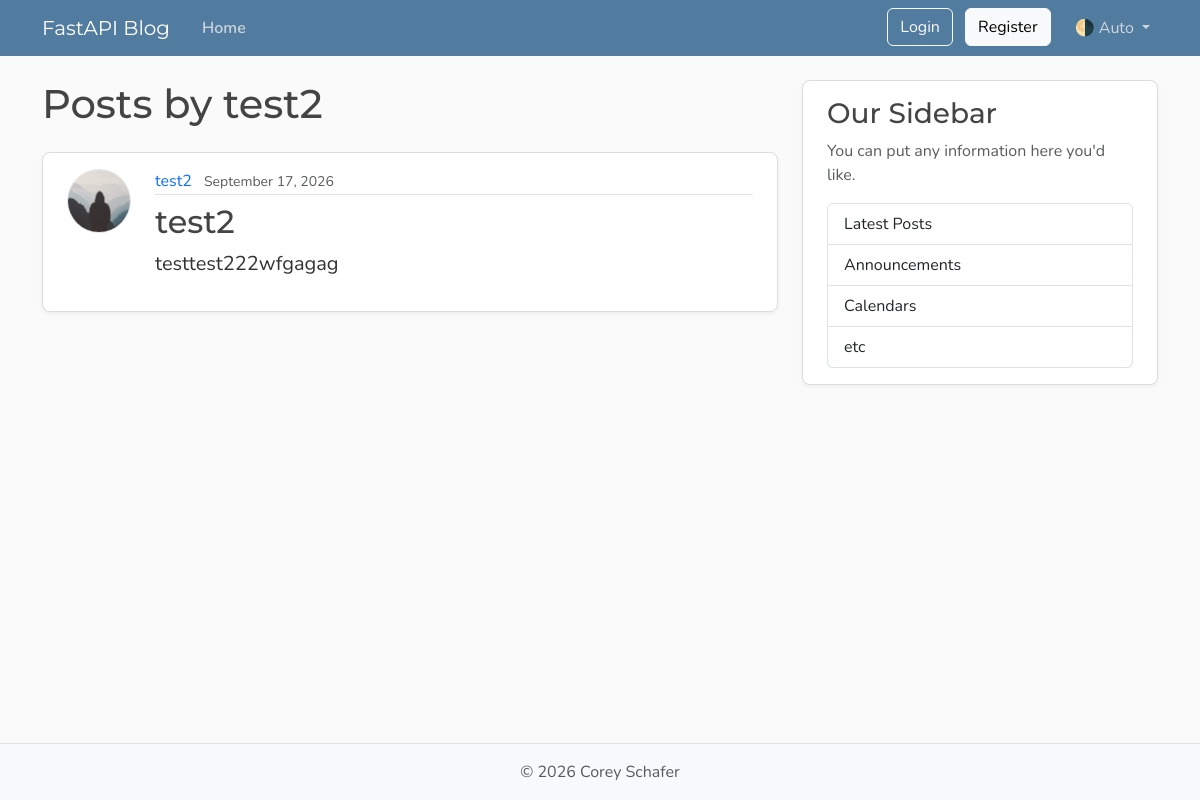
Screenshot of /users/2/posts with the database file from the repository.
### models.py (models this page shows, shortened)
class User(Base):
    __tablename__ = "users"
    id: Mapped[int] = mapped_column(Integer, primary_key=True, index=True)
    username: Mapped[str] = mapped_column(String(50), unique=True, nullable=False)
    email: Mapped[str] = mapped_column(String(120), unique=True, nullable=False)
    password_hash: Mapped[str] = mapped_column(String(200), nullable=False)
    image_file: Mapped[str | None] = mapped_column(
        String(200),
        nullable=True,
        default=None,
    )
    posts: Mapped[list[Post]] = relationship(back_populates="author", cascade="all, delete-orphan")

class Post(Base):
    __tablename__ = "posts"
    id: Mapped[int] = mapped_column(Integer, primary_key=True, index=True)
    title: Mapped[str] = mapped_column(String(100), nullable=False)
    content: Mapped[str] = mapped_column(Text, nullable=False)
    user_id: Mapped[int] = mapped_column(
        ForeignKey("users.id"),
        nullable=False,
        index=True,
    )
    date_posted: Mapped[datetime] = mapped_column(
        DateTime(timezone=True),
        default=lambda: datetime.now(UTC),
    )
    author: Mapped[User] = relationship(back_populates="posts")

### main.py (the view)
@app.get("/users/{user_id}/posts", include_in_schema=False, name="user_posts")
async def user_posts_page(
    request: Request,
    user_id: int,
    db: Annotated[AsyncSession, Depends(get_db)],
):
    result = await db.execute(select(models.User).where(models.User.id == user_id))
    user = result.scalars().first()
    if not user:
        raise HTTPException(
            status_code=status.HTTP_404_NOT_FOUND,
            detail="User not found",
        )
    result = await db.execute(
        select(models.Post)
        .options(selectinload(models.Post.author))
        .where(models.Post.user_id == user_id)
        .order_by(models.Post.date_posted.desc()),
    )
    posts = result.scalars().all()
    return templates.TemplateResponse(
        request,
        "user_posts.html",
        {"posts": posts, "user": user, "title": f"{user.username}'s Posts"},
    )

### templates/user_posts.html
{% extends "layout.html" %}
{% block content %}
  <h1 class="mb-4">Posts by {{ user.username }}</h1>
  {% for post in posts %}
    <article class="content-section py-3 px-4 mb-4">
      <div class="d-flex align-items-start gap-4">
        <img class="rounded-circle article-img flex-shrink-0"
             src="{{ post.author.image_path }}"
             alt="{{ post.author.username }}'s profile picture"
             width="64"
             height="64"
             loading="lazy">
        <div class="flex-grow-1">
          <div class="article-metadata mb-2">
            <a class="me-2"
               href="{{ url_for('user_posts', user_id=post.author.id) }}">{{ post.author.username }}</a>
            <small class="text-body-secondary">{{ post.date_posted.strftime("%B %d, %Y") }}</small>
          </div>
          <h2>
            <a class="article-title"
               href="{{ url_for('post_page', post_id=post.id) }}">{{ post.title }}</a>
          </h2>
          <p class="article-content">{{ post.content }}</p>
        </div>
      </div>
    </article>
  {% else %}
    <p class="text-body-secondary">No posts by this user yet.</p>
  {% endfor %}
{% endblock content %}

### templates/layout.html (shortened to what this page needs)
<!DOCTYPE html>
<html lang="en">
<head>
  <link href="https://cdn.jsdelivr.net/npm/bootstrap@5.3.8/dist/css/bootstrap.min.css" rel="stylesheet"
>
  <link rel="stylesheet" type="text/css" href="{{ url_for('static', path='css/main.css') }}">
</head>
<body class="d-flex flex-column min-vh-100">
  <header class="site-header">
    <nav class="navbar navbar-expand-md bg-steel fixed-top" data-bs-theme="dark">
      <div class="container">
        <a class="navbar-brand me-4" href="{{ url_for('home') }}">FastAPI Blog</a>
        <div class="collapse navbar-collapse" id="navbarToggle">
          <div class="navbar-nav me-auto">
            <a class="nav-link active" aria-current="page" href="{{ url_for('home') }}">Home</a>
          </div>
          <div class="navbar-nav">
              <div id="loggedOutNav">
              <a class="btn btn-outline-light mb-2 mb-md-0 me-md-2"
                  href="{{ url_for("login_page") }}">Login</a>
              <a class="btn btn-light mb-2 mb-md-0 me-md-3"
                  href="{{ url_for("register_page") }}">Register</a>
              </div>
            <div class="nav-item dropdown">
              <a class="nav-link dropdown-toggle" href="#" role="button" id="bd-theme" data-bs-toggle="dropdown"
                aria-expanded="false">
                <span id="bd-theme-text">🌗 Auto</span>
              </a>
            </div>
          </div>
        </div>
      </div>
    </nav>
  </header>
  <main role="main" class="container">
    <div class="row">
      <div class="col-md-8">
        {% block content %}
        {% endblock content %}
      </div>
      <aside class="col-md-4">
        <div class="content-section py-3 px-4 mb-4">
          <h3>Our Sidebar</h3>
          <p class="text-body-secondary">You can put any information here you'd like.</p>
          <ul class="list-group">
            <li class="list-group-item">Latest Posts</li>
            <li class="list-group-item">Announcements</li>
            <li class="list-group-item">Calendars</li>
            <li class="list-group-item">etc</li>
          </ul>
        </div>
      </aside>
    </div>
  </main>
  <footer class="mt-auto py-3 bg-body-tertiary border-top">
    <div class="container text-center">
      <p class="text-body-secondary mb-0">
        © <span id="year"></span> Corey Schafer
      </p>
    </div>
  </footer>
</body>
</html>

### static/css/main.css (style rules this page uses)
:root { --font-heading: "Montserrat", system-ui, -apple-system, BlinkMacSystemFont, sans-serif; --font-body: "Nunito", system-ui, -apple-system, BlinkMacSystemFont, sans-serif; --color-bg-body: #fafafa; --color-bg-content: #ffffff; --color-text-primary: #333333; --color-text-heading: #444444; --color-steel: #527c9f; --color-nav-link: #cbd5db; --color-nav-link-hover: #ffffff; --color-link-hover: #428bca; --color-border: #dddddd; --color-border-light: #e3e3e3; --spacing-xl: 5rem; --article-img-size: 4rem; --account-img-size: 7.813rem; }
body { font-family: var(--font-body); background: var(--color-bg-body); color: var(--color-text-primary); }
main { padding-top: var(--spacing-xl); }
h1, h2, h3, h4, h5, h6 { font-family: var(--font-heading); color: var(--color-text-heading); }
.navbar-brand { font-family: var(--font-heading); }
a { text-decoration: none; }
.bg-steel { background-color: var(--color-steel); }
.site-header .navbar-nav .nav-link { color: var(--color-nav-link); transition: color 0.2s ease-in-out; }
.site-header .navbar-nav .nav-link.active { font-weight: 600; }
.content-section { background: var(--color-bg-content); border: 1px solid var(--color-border); border-radius: 0.5rem; box-shadow: 0 2px 4px rgba(15, 23, 42, 0.05); transition: box-shadow 0.15s ease, transform 0.15s ease, border-color 0.15s ease; }
.article-title { color: var(--color-text-heading); transition: color 0.2s ease-in-out; }
.article-content { white-space: pre-line; font-size: 1.25rem; }
.article-img { height: var(--article-img-size); width: var(--article-img-size); flex-shrink: 0; object-fit: cover; border: 1px solid var(--color-border-light); box-shadow: 0 0 0 2px var(--color-bg-content); }
.article-metadata { padding-bottom: 0.063rem; border-bottom: 1px solid var(--color-border-light); }
.article-metadata a { transition: color 0.2s ease-in-out; }
[data-bs-theme="dark"] { --color-bg-body: #1a1a1a; --color-bg-content: #2d2d2d; --color-text-primary: #e0e0e0; --color-text-heading: #f0f0f0; --color-border: #404040; --color-border-light: #4a4a4a; }

### rows the page displays
User: username "test2"
Post: author.username "test2", date_posted "September 17, 2026", title "test2", content "testtest222wfgagag"
